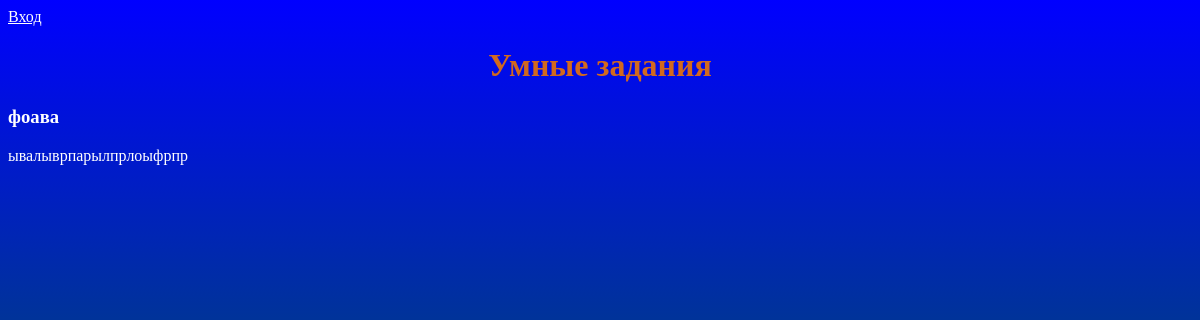
The app's page /, older data.
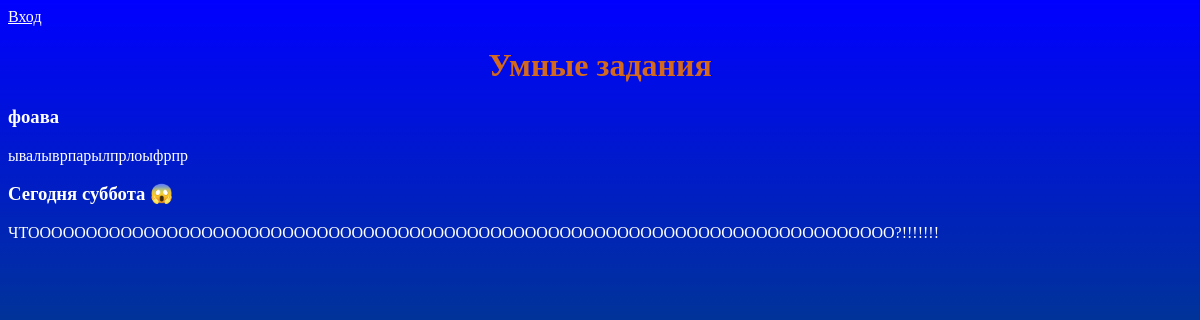
The same page, newer data.
### main/models.py (models this page shows, shortened)
class News(models.Model):
    title = models.CharField("Заголовок", max_length=255, default="")
    text = models.TextField("Текст")
    date = models.DateTimeField("Дата", auto_now=True)
    create_user = models.ForeignKey(User, verbose_name="Пользователь", on_delete=models.SET_NULL, blank=True, null=True)
    class Meta:
        verbose_name= 'Новость'
        verbose_name_plural = "Новости"

### main/views.py (the view)
# urls.py: path("", views.index, name="index")
def index(request):
    news = models.News.objects.all()
    return render(request, "index.html", {
        "news":news
    })

### main/templates/index.html
{% extends 'base.html' %}
{%block content%}
    <a href="{%url 'account_login'%}">Вход</a>
    <h1>
        Умные задания
    </h1>
    {%for item in news%}
        <h3>{{item.title}}</h3>
        <p>{{item.text}}</p>
    {%endfor%}
{%endblock%}

### main/templates/base.html (shortened to what this page needs)
{% load static %}
<!DOCTYPE html>
<html>
    <link href="{% static 'css/main.css' %}" type="text/css" rel="stylesheet"/>
    <head>
    </head>
    <body>
        {% block content %}
        {%endblock%}
    </body>
</html>

### static/css/main.css (style rules this page uses)
html, body { height: 100%; }
body { background: linear-gradient(blue, green); }
h1 { font-family: Bradley Hand, cursive; color: chocolate; font-weight: bold; text-align: center; }
h3 { color: white }
p { color: white }
a { color: white; }

Row changes from the older to the newer data that the page shows:
added News: title "Сегодня суббота 😱", text "ЧТООООООООООООООООООООООООООООООООООООООООООООООООООООООООООООООООООООООООООО?!!!!!!!"
